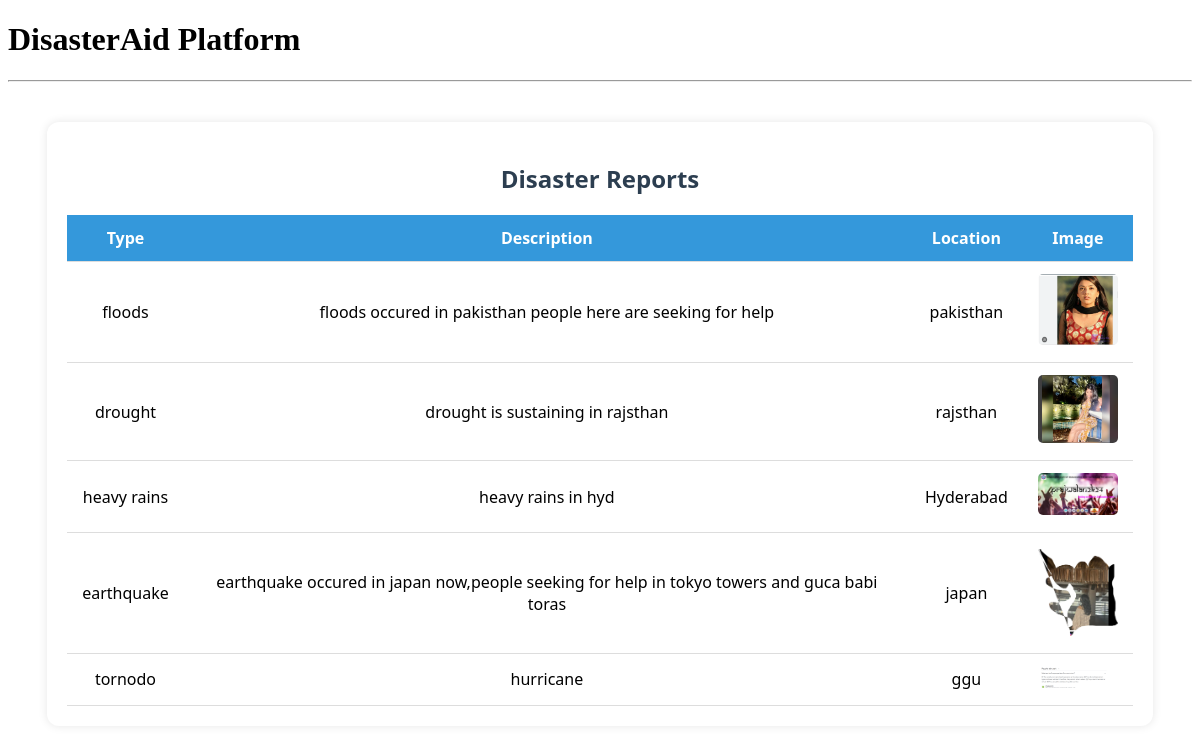
/realtime/reports/, run on the app's committed database.
### realtime_help/models.py (models this page shows, shortened)
class DisasterReport(models.Model):
    disaster_type = models.CharField(max_length=100)
    description = models.TextField()
    location = models.CharField(max_length=200)
    image = models.ImageField(upload_to='disaster_images/')

### realtime_help/views.py (the view)
# urls.py: path('reports/', views.view_reports, name='view_reports'),
def view_reports(request):
    reports = DisasterReport.objects.all()
    return render(request, 'realtime/view_reports.html', {'reports': reports})

### templates/realtime/view_reports.html
{% extends 'base.html' %}
{% load static %}
{% block content %}
<link rel="stylesheet" href="{% static 'css/reports.css' %}">
<div class="report-table-container">
    <h2>Disaster Reports</h2>
    {% if reports %}
        <table class="report-table">
            <thead>
                <tr>
                    <th>Type</th>
                    <th>Description</th>
                    <th>Location</th>
                    <th>Image</th>
                </tr>
            </thead>
            <tbody>
                {% for report in reports %}
                <tr>
                    <td>{{ report.disaster_type }}</td>
                    <td>{{ report.description }}</td>
                    <td>{{ report.location }}</td>
                    <td>
                        {% if report.image %}
                            <img src="{{ report.image.url }}" alt="Report Image" class="report-img">
                        {% else %}
                            No Image
                        {% endif %}
                    </td>
                </tr>
                {% endfor %}
            </tbody>
        </table>
    {% else %}
        <p>No reports found.</p>
    {% endif %}
</div>
{% endblock %}

### templates/base.html (shortened to what this page needs)
<!DOCTYPE html>
<html>
<head>
</head>
<body>
    <header><h1>DisasterAid Platform</h1><hr></header>
    <main>{% block content %}{% endblock %}</main>
</body>
</html>

### static/css/reports.css (style rules this page uses)
.report-table-container { width: 90%; margin: 40px auto; padding: 20px; background: #fff; border-radius: 12px; box-shadow: 0 0 10px rgba(0,0,0,0.1); font-family: 'Segoe UI', sans-serif; }
.report-table-container h2 { text-align: center; margin-bottom: 20px; color: #2c3e50; }
.report-table { width: 100%; border-collapse: collapse; text-align: center; }
.report-table th, .report-table td { padding: 12px 15px; border-bottom: 1px solid #ddd; }
.report-table th { background-color: #3498db; color: white; }
.report-img { width: 80px; height: auto; border-radius: 5px; }

### data on the page
DisasterReport: disaster_type "floods", description "floods occured in pakisthan people here are seeking for help", location "pakisthan", image (picture)
DisasterReport: disaster_type "drought", description "drought is sustaining in rajsthan", location "rajsthan", image (picture)
DisasterReport: disaster_type "heavy rains", description "heavy rains in hyd", location "Hyderabad", image (picture)
DisasterReport: disaster_type "earthquake", description "earthquake occured in japan now,people seeking for help in tokyo towers and guca babi toras", location "japan", image (picture)
DisasterReport: disaster_type "tornodo", description "hurricane", location "ggu", image (picture)
